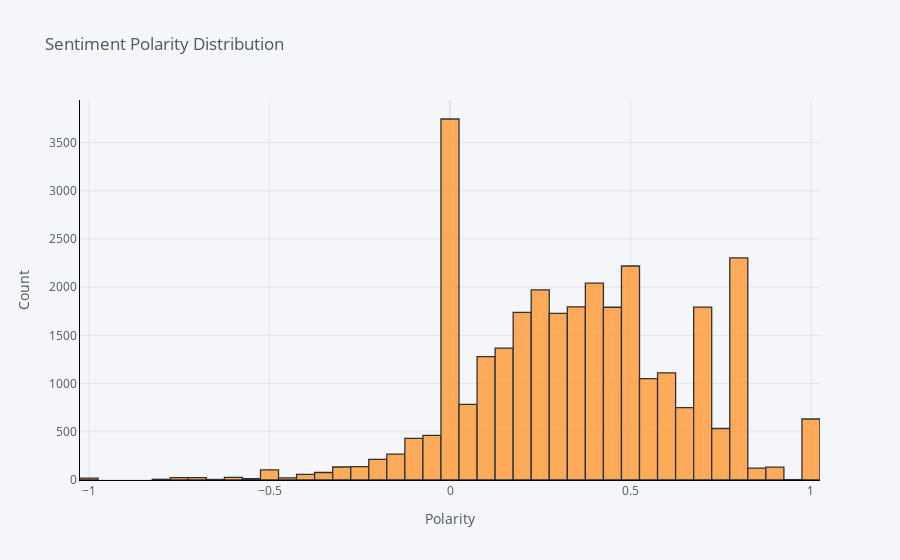

Write notebook code for a chart like this one.
### Code cell
data_sentiment['polarity'].iplot(
    kind = 'hist',
    bins = 50,
    xTitle = 'Polarity',
    linecolor = 'black',
    yTitle = 'Count',
    title = 'Sentiment Polarity Distribution')

### Figure 1 — Plotly figure (JSON) as saved in the notebook; plotly's stock layout.template omitted (floating-point values rounded to 4 significant figures; data arrays with more than 128 entries replaced by an {"elided": "..."} marker saying what was removed)
{"data": [{"histfunc": "count", "histnorm": "", "marker": {"color": "rgba(255, 153, 51, 1.0)", "line": {"color": "#000000", "width": 1.3}}, "name": "polarity", "nbinsx": 50, "opacity": 0.8, "orientation": "v", "type": "histogram", "x": {"elided": "30948 float values"}}], "layout": {"barmode": "overlay", "legend": {"bgcolor": "#F5F6F9", "font": {"color": "#4D5663"}}, "paper_bgcolor": "#F5F6F9", "plot_bgcolor": "#F5F6F9", "title": {"font": {"color": "#4D5663"}, "text": "Sentiment Polarity Distribution"}, "xaxis": {"gridcolor": "#E1E5ED", "linecolor": "black", "showgrid": true, "tickfont": {"color": "#4D5663"}, "title": {"font": {"color": "#4D5663"}, "text": "Polarity"}, "zerolinecolor": "#E1E5ED"}, "yaxis": {"gridcolor": "#E1E5ED", "linecolor": "black", "showgrid": true, "tickfont": {"color": "#4D5663"}, "title": {"font": {"color": "#4D5663"}, "text": "Count"}, "zerolinecolor": "#E1E5ED"}}}
